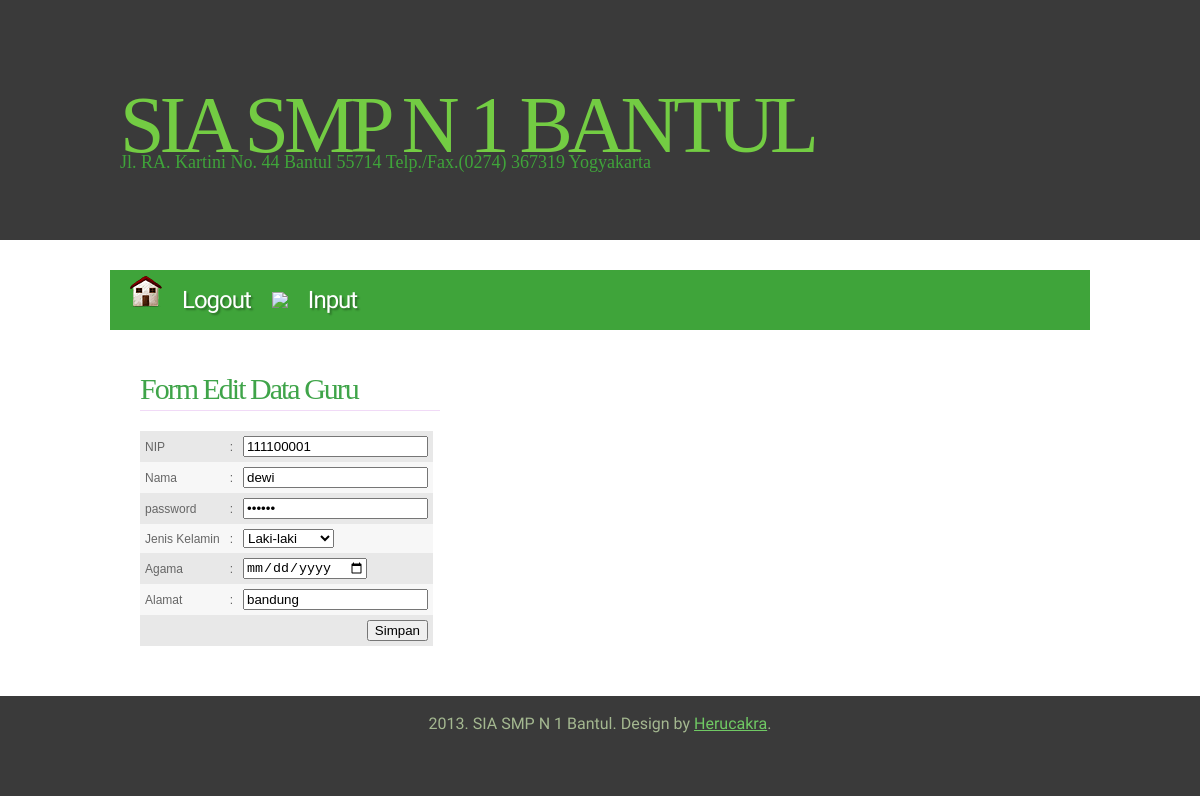
The page /edit_guru.php?nip=111100001 (signed in) on the database its author committed.
### tables this page shows
CREATE TABLE IF NOT EXISTS `guru` (
  `nip` varchar(20) NOT NULL,
  `nm_guru` varchar(30) NOT NULL,
  `pass_guru` varchar(20) NOT NULL,
  `jk` varchar(10) NOT NULL,
  `agama` varchar(10) NOT NULL,
  `alamat` text NOT NULL,
  PRIMARY KEY (`nip`)
);

### edit_guru.php (the view, shortened to what this page needs)
<?php
$id = $_GET['nip'];
$query = mysql_query("select * from guru where nip='$id'") or die(mysql_error());
$data = mysql_fetch_array($query);
?>
<html>
<head>
<link href="style.css" rel="stylesheet" type="text/css" media="screen" />
</head>
<body>
<div id="wrapper">
	<div id="header-wrapper">
		<div id="header">
			<div id="logo">
				<h1><a href="#">SIA SMP N 1 Bantul</a></h1>
				<p>Jl. RA. Kartini No. 44 Bantul 55714 Telp./Fax.(0274) 367319 Yogyakarta</p>
			</div>
		</div>
	</div>
	<div id="menu-wrapper">
		<ul id="menu">
		<li><a href="logout.php"><img src ="images/home.png" /><span>Logout</span></a></li>
		<li><img src ="images/nilai.png" /><span>Input</span></a>
		</li>
		</ul>
	</div>
	<div id="page">
		<div id="sidebar-bg">
			<div id="sidebar">
			<h2 class="title">Form Edit Data Guru</h2>
<form name="input_data" action="update_guru.php" method="post">
<table border="0" cellpadding="5" cellspacing="0">
    <tbody>
        <tr class='dark'>
            <td>NIP</td>
            <td>:</td>
            <td><input type="text" name="nip" maxlength="20" required="required" value="<?php echo $data['nip']; ?>" /></td>
        </tr>
        <tr class='light'>
            <td>Nama</td>
            <td>:</td>
            <td><input type="text" name="nm_guru" maxlength="20" required="required" value="<?php echo $data['nm_guru']; ?>" /></td>
        </tr>
        <tr class='dark'>
            <td>password</td>
            <td>:</td>
            <td><input type="password" name="pass_guru" required="required" value="<?php echo $data['pass_guru']; ?>" /></td>
        </tr>
        <tr class='light'>
			<td>Jenis Kelamin</td>
			<td>:</td>
			<td><select name="jk">
				<option value="L">Laki-laki</option>
				</select></td>
        </tr>
        <tr class='dark'>
            <td>Agama</td>
            <td>:</td>
            <td><input type="date" name="agama"  required="required" value="<?php echo $data['agama']; ?>" /></td>
        </tr>
        <tr class='light'>
            <td>Alamat</td>
            <td>:</td>
            <td><input type="year" name="alamat" maxlength="14" required="required" value="<?php echo $data['alamat']; ?>" /></td>
        </tr>
        <tr class='dark'>
            <td align="right" colspan="3"><input type="submit" name="submit" value="Simpan" /></td>
        </tr>
    </tbody>
</table>
</form>
			</div>
		</div>
		<div style="clear: both;">&nbsp;</div>
	</div>
</div>
<div id="footer">
	<p>2013. SIA SMP N 1 Bantul. Design by <a href="http://www.smpn1bantul.net">Herucakra</a>.</p>
</div>
</body>
</html>

### style.css (style rules this page uses)
body { margin: 0; padding: 0; background: #FFFFFF; font-family: Arial, Helvetica, sans-serif; font-size: 14px; color: #181B20; }
h1, h2, h3 { margin: 0px; padding: 0px; font-family: 'Arvo', serif; font-weight: 400; color: #3FA449; }
table tbody { font-size: 12px; }
table tbody tr.light { color:#666666; background-color:#F7F7F7; }
table tbody tr.dark { color:#666666; background-color:#E8E8E8; }
h1 { font-size: 2em; }
h2 { font-size: 2.4em; }
p, ul, ol { margin-top: 0; line-height: 180%; }
a { text-decoration: none; color: #9C9A9A; }
#wrapper { margin: 0 auto; padding: 0; }
#header-wrapper { height: 240px; background: #3A3A3A; margin-bottom: 30px; }
#header { width: 960px; height: 240px; margin: 0 auto; }
#logo { width: 980px; height: 100px; margin: 0px auto; padding: 80px 0px 0px 0px; color: #3FA43A; }
#logo h1, #logo p { display: block; margin: 0px; padding: 0px; }
#logo h1 { letter-spacing: -5px; text-align: left; text-transform: uppercase; font-size: 80px; color: #3FA43A; }
#logo h1 a { color: #73CC43; }
#logo p { margin-top: -25px; text-align: left; font-family: 'Arvo', serif; font-size: 18px; }
#logo a { border: none; background: none; text-decoration: none; color: #3FA43A; }
#menu-wrapper { width: 980px; height: 60px; margin: 0px auto; padding: 0px; background: #3FA43A; }
#menu { margin: 0; padding: 0px 20px; list-style: none; line-height: 60px; letter-spacing: -1px; text-decoration: none; text-shadow: 2px 2px 2px rgba(0,0,0,.3); font-family: 'Abel', sans-serif; font-size: 24px; font-weight: normal; color: #FFFFFF; }
#menu li { float: left; margin-right: 1px; }
#menu a { display: block; float: left; height: 60px; margin: 0px; color: #FFFFFF; }
#menu span { padding: 0px 20px; }
#page { width: 980px; margin: 0px auto; padding: 0px; }
#sidebar-bg { float: left; width: 330px; }
#sidebar { overflow: hidden; width: 300px; padding: 30px 30px 20px 30px; }
#sidebar h2 { height: 38px; margin-bottom: 20px; padding: 12px 0 0 0px; border-bottom: 1px solid #F1DAF7; letter-spacing: -2px; font-size: 30px; color: #3FA449; }
#footer { height: 100px; background: #3A3A3A; }
#footer p { margin: 0; padding-top: 18px; line-height: normal; text-align: center; font-family: 'Abel', sans-serif; font-size: 16px; color: #A4B890; }
#footer a { text-decoration: underline; color: #70C964; }

### rows shown on the page
guru: nip "111100001", nm_guru "dewi", alamat "bandung"
